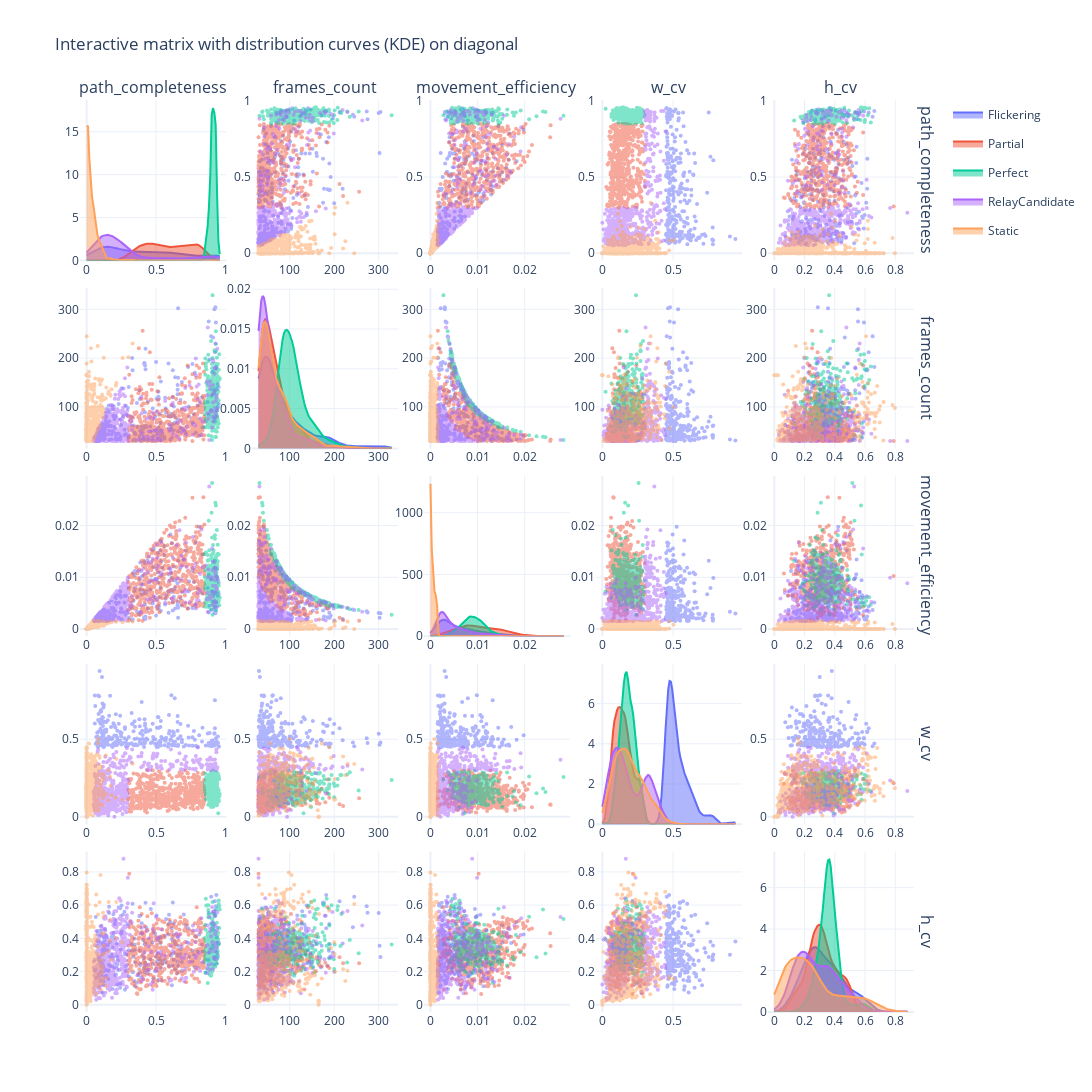

Notebook cell for this chart:
### Code cell
fig = plot_interactive_matrix(final_summary, max_points_per_category=500)
fig.show()
